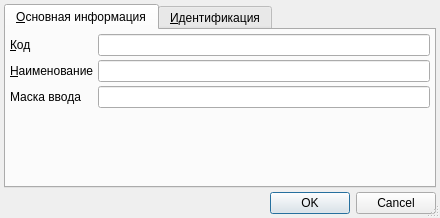
<?xml version="1.0" encoding="UTF-8"?>
<ui version="4.0">
 <class>ContactTypeEditorDialog</class>
 <widget class="QDialog" name="ContactTypeEditorDialog">
  <property name="geometry">
   <rect>
    <x>0</x>
    <y>0</y>
    <width>440</width>
    <height>218</height>
   </rect>
  </property>
  <property name="windowTitle">
   <string>Dialog</string>
  </property>
  <property name="sizeGripEnabled">
   <bool>true</bool>
  </property>
  <layout class="QGridLayout" name="gridLayout_2">
   <property name="margin">
    <number>4</number>
   </property>
   <property name="spacing">
    <number>4</number>
   </property>
   <item row="3" column="0" colspan="2">
    <widget class="QDialogButtonBox" name="buttonBox">
     <property name="standardButtons">
      <set>QDialogButtonBox::Cancel|QDialogButtonBox::Ok</set>
     </property>
    </widget>
   </item>
   <item row="2" column="0" colspan="2">
    <widget class="QTabWidget" name="tabWidget">
     <property name="currentIndex">
      <number>0</number>
     </property>
     <widget class="QWidget" name="tabMain">
      <attribute name="title">
       <string>&amp;Основная информация</string>
      </attribute>
      <layout class="QGridLayout" name="gridLayout">
       <property name="margin">
        <number>4</number>
       </property>
       <property name="spacing">
        <number>4</number>
       </property>
       <item row="0" column="0">
        <widget class="QLabel" name="lblCode">
         <property name="sizePolicy">
          <sizepolicy hsizetype="Maximum" vsizetype="Preferred">
           <horstretch>0</horstretch>
           <verstretch>0</verstretch>
          </sizepolicy>
         </property>
         <property name="text">
          <string>&amp;Код</string>
         </property>
         <property name="buddy">
          <cstring>edtCode</cstring>
         </property>
        </widget>
       </item>
       <item row="2" column="0">
        <widget class="QLabel" name="lblName">
         <property name="sizePolicy">
          <sizepolicy hsizetype="Maximum" vsizetype="Preferred">
           <horstretch>0</horstretch>
           <verstretch>0</verstretch>
          </sizepolicy>
         </property>
         <property name="text">
          <string>&amp;Наименование</string>
         </property>
         <property name="buddy">
          <cstring>edtName</cstring>
         </property>
        </widget>
       </item>
       <item row="2" column="1">
        <widget class="QLineEdit" name="edtName"/>
       </item>
       <item row="0" column="1">
        <widget class="QLineEdit" name="edtCode"/>
       </item>
       <item row="4" column="0">
        <spacer name="verticalSpacer">
         <property name="orientation">
          <enum>Qt::Vertical</enum>
         </property>
         <property name="sizeHint" stdset="0">
          <size>
           <width>20</width>
           <height>40</height>
          </size>
         </property>
        </spacer>
       </item>
       <item row="3" column="0">
        <widget class="QLabel" name="lblRegExpValidator">
         <property name="text">
          <string>Маска ввода</string>
         </property>
        </widget>
       </item>
       <item row="3" column="1">
        <widget class="CLineEditWithRegExpValidator" name="edtRegExpValidator"/>
       </item>
      </layout>
     </widget>
     <widget class="QWidget" name="tabIdentification">
      <attribute name="title">
       <string>&amp;Идентификация</string>
      </attribute>
      <layout class="QGridLayout" name="gridLayout_3">
       <property name="margin">
        <number>4</number>
       </property>
       <property name="spacing">
        <number>4</number>
       </property>
       <item row="0" column="0">
        <widget class="CInDocTableView" name="tblIdentification"/>
       </item>
      </layout>
     </widget>
    </widget>
   </item>
  </layout>
 </widget>
 <customwidgets>
  <customwidget>
   <class>CInDocTableView</class>
   <extends>QTableView</extends>
   <header>library/InDocTable.h</header>
  </customwidget>
  <customwidget>
   <class>CLineEditWithRegExpValidator</class>
   <extends>QLineEdit</extends>
   <header>library/LineEditWithRegExpValidator.h</header>
  </customwidget>
 </customwidgets>
 <tabstops>
  <tabstop>tabWidget</tabstop>
  <tabstop>edtCode</tabstop>
  <tabstop>edtName</tabstop>
  <tabstop>edtRegExpValidator</tabstop>
  <tabstop>tblIdentification</tabstop>
  <tabstop>buttonBox</tabstop>
 </tabstops>
 <resources/>
 <connections>
  <connection>
   <sender>buttonBox</sender>
   <signal>accepted()</signal>
   <receiver>ContactTypeEditorDialog</receiver>
   <slot>accept()</slot>
   <hints>
    <hint type="sourcelabel">
     <x>198</x>
     <y>258</y>
    </hint>
    <hint type="destinationlabel">
     <x>190</x>
     <y>86</y>
    </hint>
   </hints>
  </connection>
  <connection>
   <sender>buttonBox</sender>
   <signal>rejected()</signal>
   <receiver>ContactTypeEditorDialog</receiver>
   <slot>reject()</slot>
   <hints>
    <hint type="sourcelabel">
     <x>198</x>
     <y>258</y>
    </hint>
    <hint type="destinationlabel">
     <x>190</x>
     <y>86</y>
    </hint>
   </hints>
  </connection>
 </connections>
</ui>
